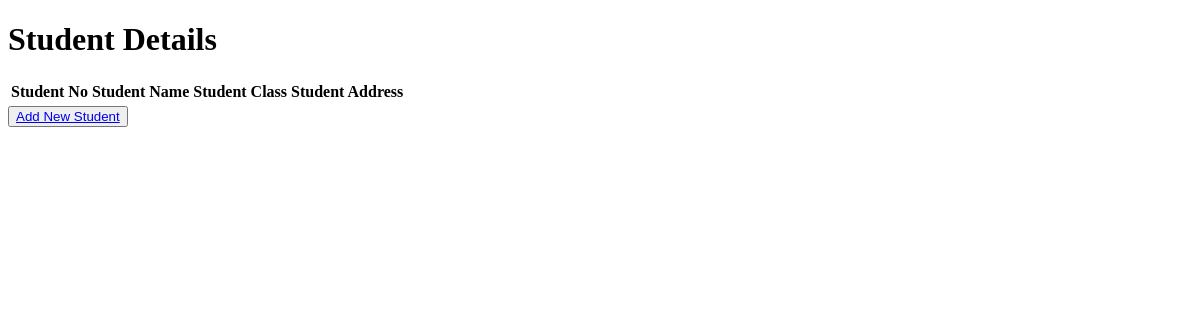
The app's page /student/, older data.
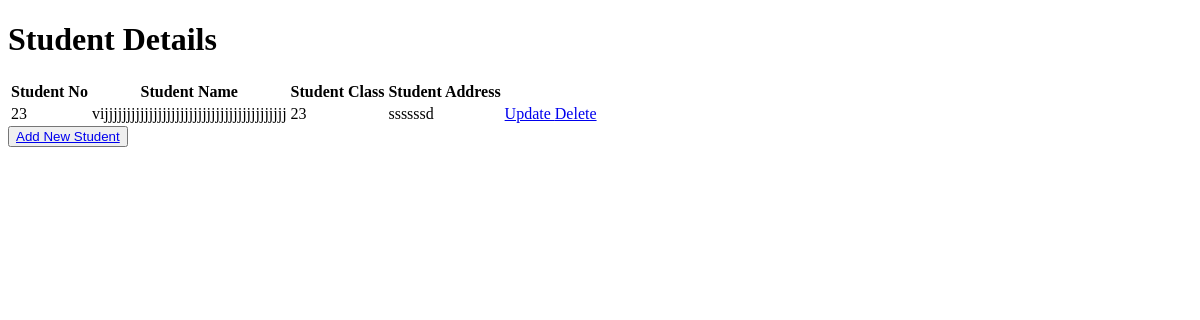
The same page, newer data.
### crudApp/models.py (models this page shows)
class Student(models.Model):
      sno = models.IntegerField()
      sname = models.CharField(max_length=100)
      sclass = models.IntegerField()
      saddress = models.CharField(max_length=100)

### crudApp/views.py (the view)
# urls.py: path('student/', views.retrieve_view),
def retrieve_view(request):
      student= Student.objects.all()
      return render(request, 'crudApp/index.html', {'student': student})

### templates/crudApp/index.html (shortened to what this page needs)
<!DOCTYPE html>
<html>
{% extends 'crudApp/base.html'%}
{% block content %}
    <h1> Student Details</h1>
    <table>
        <thead>
            <th> Student No</th>
            <th> Student Name</th>
            <th> Student Class</th>
            <th> Student Address</th>
        </thead>
        <tr>
        {% for st in student%}
            <td> {{st.sno}}</td>
            <td> {{st.sname}}</td>
            <td> {{st.sclass}}</td>
            <td> {{st.saddress}}</td>
            <td><a href='/update/{{st.id}}'> Update </a> <a href='/delete/{{st.id}}'> Delete </a> </td>
        </tr>
        {% endfor %}
    </table>
    <a href ='/create'><button type ="button"> Add New Student </a>
{% endblock %}

Row changes from the older to the newer data that the page shows:
added Student: sno "23", sname "vijjjjjjjjjjjjjjjjjjjjjjjjjjjjjjjjjjjjjjjjj", sclass "23", saddress "ssssssd"
